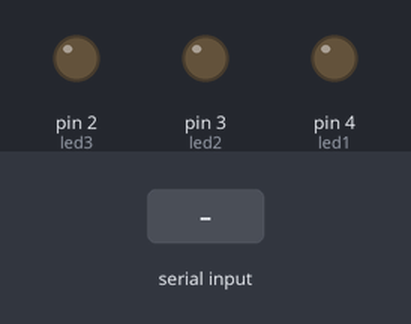
A sketch run on a simulated Arduino Uno, built with avr-gcc and run on an emulated ATmega328P. Parts: output pins drawn as LEDs (lit = HIGH). The test bench sets the inputs (shaded band).

Above: at 1.2 s.
1.3 s: "1" received over Serial
At 2.5 s:
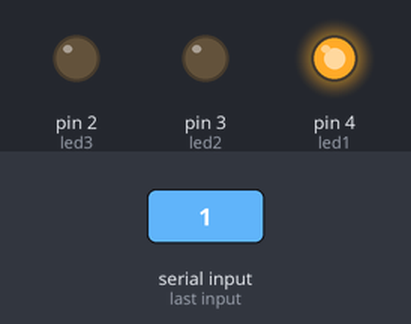
2.8 s: "2" received over Serial
At 3.7 s:
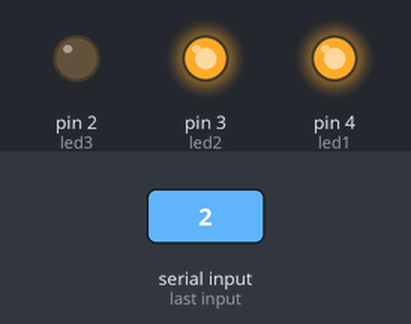
4.3 s: "3" received over Serial
At 4.8 s:
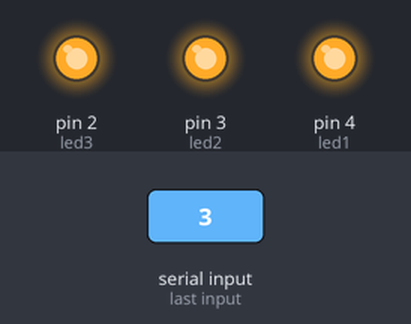
5.8 s: "1" received over Serial
At 7.0 s:
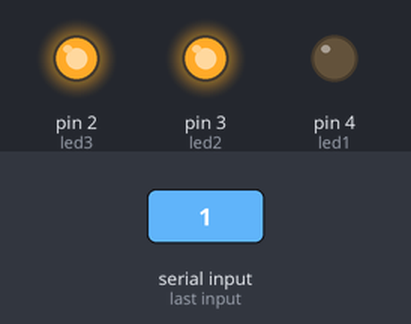
7.3 s: "2" received over Serial
At 8.3 s:
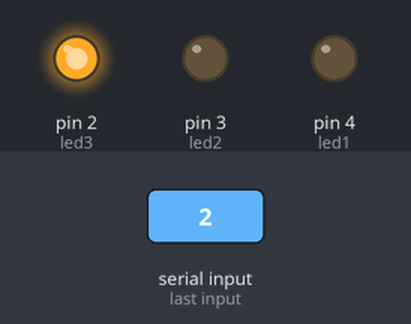
8.8 s: "4" received over Serial
At 9.4 s:
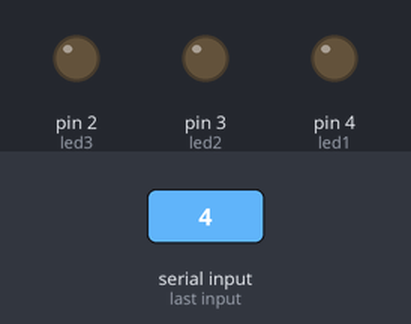
Timing chart, 0 to 11.3 s (numbered marks = the images above; inputs shaded):
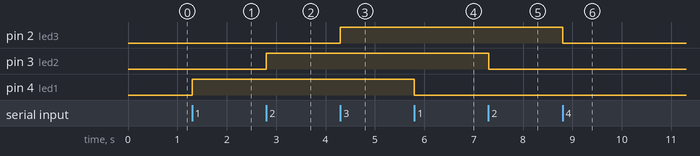

The sketch:

LEDsArduino.ino
```cpp
const int led1 = 4;
const int led2 = 3;
const int led3 = 2;

void setup() {
  Serial.begin(9600);
  pinMode(led1, OUTPUT);
  pinMode(led2, OUTPUT);
  pinMode(led3, OUTPUT);
  digitalWrite(led1, LOW);
  digitalWrite(led2, LOW);
  digitalWrite(led3, LOW);
}

void loop() {
  if (Serial.available() > 0) {


  char statusLed = Serial.read();


  if (statusLed == '1')
  {
    if(digitalRead(led1) == LOW)
    {
      digitalWrite(led1, HIGH);
    }else {
      digitalWrite(led1, LOW);
    }
  }

  if (statusLed == '2')
  {
    if(digitalRead(led2) == LOW)
    {
      digitalWrite(led2, HIGH);
    } else
    {
      digitalWrite(led2, LOW);
    }
  }

  if (statusLed == '3')
  {
    if(digitalRead(led3) == LOW)
    {
      digitalWrite(led3, HIGH);
    } else
    {
      digitalWrite(led3, LOW);
    }
  }


  if (statusLed == '4') {
    digitalWrite(led1, LOW);
    digitalWrite(led2, LOW);
    digitalWrite(led3, LOW);

  }

  }
}
```

Measured:
- after the input at 1.3 s, pin 4 (led1): LOW → HIGH at once
- after the input at 2.8 s, pin 3 (led2): LOW → HIGH at once
- after the input at 4.3 s, pin 2 (led3): LOW → HIGH at once
- after the input at 5.8 s, pin 4 (led1): HIGH → LOW at once
- after the input at 7.3 s, pin 3 (led2): HIGH → LOW at once
- after the input at 8.8 s, pin 2 (led3): HIGH → LOW at once
